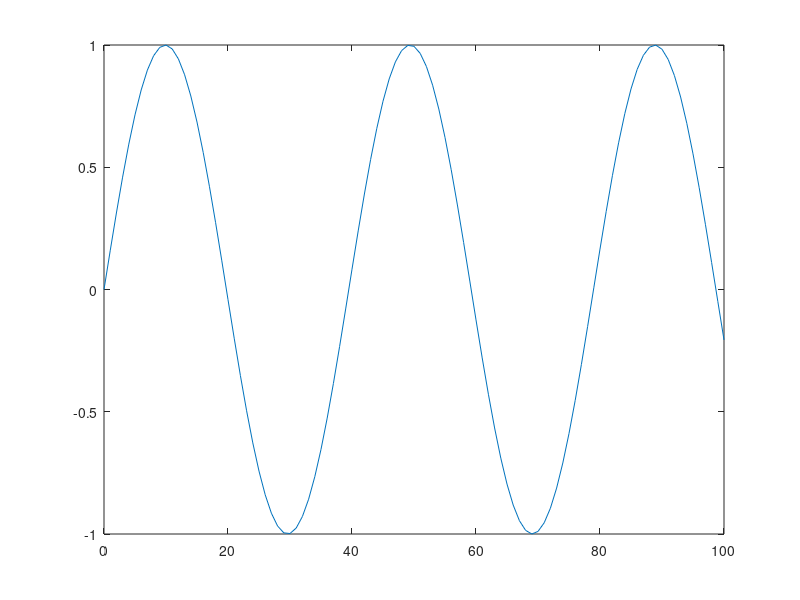

Source code (MATLAB):
%% To plot sinusoidal waves
%% Define variables
% Define x
x = 0:100;

% Define y
y = sin(x/(2*pi)); % Dividing by 2 pi

%% Plot a sine wave
plot(x,y)